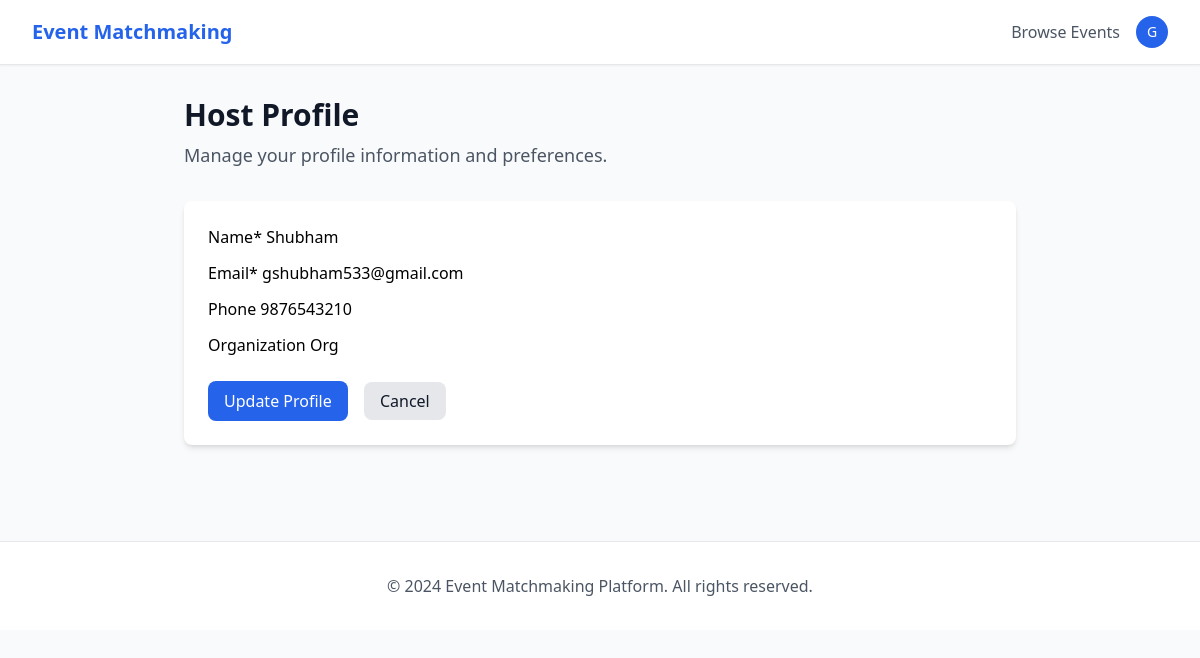
Page /profile/ (signed in) on the committed database.
### events/models.py (models this page shows, shortened)
class Host(models.Model):
    user = models.OneToOneField(User, on_delete=models.CASCADE, related_name='host_profile')
    name = models.CharField(max_length=128)
    email = models.EmailField(unique=True)
    phone = models.CharField(max_length=20, blank=True)
    organization = models.CharField(max_length=255, blank=True)
    created_at = models.DateTimeField(auto_now_add=True)
    updated_at = models.DateTimeField(auto_now=True)

### events/views.py (the view)
# urls.py: path('profile/', views.host_profile, name='host_profile'),
@login_required
def host_profile(request):
    try:
        host = request.user.host_profile
    except Host.DoesNotExist:
        host = Host.objects.create(
            user=request.user,
            name=request.user.get_full_name() or request.user.username,
            email=request.user.email
        )
    if request.method == 'POST':
        form = HostProfileForm(request.POST, instance=host)
        if form.is_valid():
            form.save()
            messages.success(request, 'Profile updated successfully!')
            return redirect('host_dashboard')
    else:
        form = HostProfileForm(instance=host)
    return render(request, 'events/host/profile.html', {'form': form, 'host': host})

### events/forms.py
class HostProfileForm(forms.ModelForm):
    class Meta:
        model = Host
        fields = ['name', 'email', 'phone', 'organization']
    def __init__(self, *args, **kwargs):
        super().__init__(*args, **kwargs)
        self.helper = FormHelper()
        self.helper.layout = Layout(
            'name',
            'email',
            Row(
                Column('phone', css_class='form-group col-md-6 mb-0'),
                Column('organization', css_class='form-group col-md-6 mb-0'),
                css_class='form-row'
            ),
        )

### templates/events/host/profile.html (shortened to what this page needs)
{% extends 'base.html' %}
{% load crispy_forms_tags %}
{% block content %}
<div class="max-w-4xl mx-auto px-4 sm:px-6 lg:px-8 py-8">
    <div class="mb-8">
        <h1 class="text-3xl font-bold text-gray-900">Host Profile</h1>
        <p class="mt-2 text-lg text-gray-600">Manage your profile information and preferences.</p>
    </div>
    <div class="card">
        <form method="post">
            {{ form|crispy }}
            <div class="mt-6">
                <button type="submit" class="btn btn-primary">
                    Update Profile
                </button>
                <a href="{% url 'host_dashboard' %}" class="btn btn-secondary ml-3">
                    Cancel
                </a>
            </div>
        </form>
    </div>
</div>
{% endblock %}

### templates/base.html (shortened to what this page needs)
<!DOCTYPE html>
<html lang="en">
<head>
    {% load static %}
    <link rel="stylesheet" href="{% static 'css/output.css' %}">
</head>
<body class="bg-gray-50 min-h-screen">
    <nav class="navbar">
        <div class="max-w-7xl mx-auto px-4 sm:px-6 lg:px-8">
            <div class="flex justify-between h-16">
                <div class="flex items-center">
                    <a href="{% url 'home' %}" class="text-xl font-bold text-primary-600">
                        Event Matchmaking
                    </a>
                </div>
                <div class="flex items-center space-x-4">
                    <a href="{% url 'event_list' %}" class="text-gray-600 hover:text-gray-900">Browse Events</a>
                    {% if user.is_authenticated %}
                        <div class="relative">
                            <button type="button" class="flex items-center text-sm rounded-full focus:outline-none focus:ring-2 focus:ring-offset-2 focus:ring-primary-500" id="user-menu-button" aria-expanded="false" aria-haspopup="true">
                                <div class="h-8 w-8 rounded-full bg-primary-600 flex items-center justify-center">
                                    <span class="text-sm font-medium text-white">
                                        {{ user.username|first|upper }}
                                    </span>
                                </div>
                            </button>
                        </div>
                    {% else %}
                        <a href="{% url 'login' %}" class="text-gray-600 hover:text-gray-900">Login</a>
                        <a href="{% url 'host_register' %}" class="btn btn-primary">Host an Event</a>
                    {% endif %}
                </div>
            </div>
        </div>
    </nav>
    <main>
        {% block content %}{% endblock %}
    </main>
    <footer class="bg-white border-t border-gray-200 mt-16">
        <div class="max-w-7xl mx-auto px-4 sm:px-6 lg:px-8 py-8">
            <div class="text-center text-gray-600">
                <p>&copy; 2024 Event Matchmaking Platform. All rights reserved.</p>
            </div>
        </div>
    </footer>
</body>
</html>

### rows in the picture
Host: name "Shubham", email "gshubham533@gmail.com", phone "9876543210", organization "Org"

### other values in the picture
{{ user.username|first|upper }} "G"
